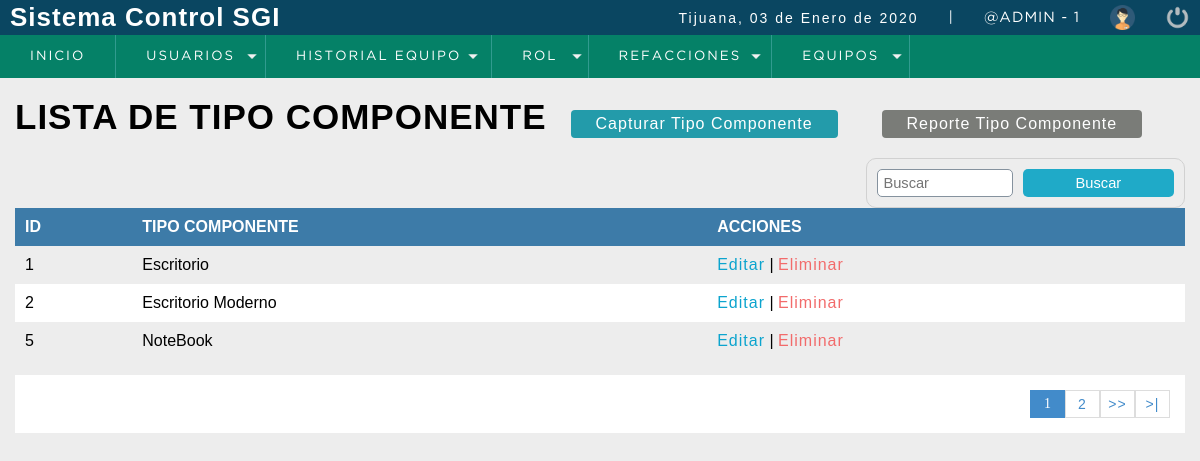
/sistema/listar_tipocomp.php (signed in), run on the app's committed database.
### tables this page shows
CREATE TABLE t_Tipo_Componente
(
  id_tipo_componente INTEGER UNSIGNED PRIMARY KEY AUTO_INCREMENT,
  descripcion VARCHAR(45) NOT NULL
);

### conexion.php (called while the page is built, shortened)
<?php
  class Conexion
  {
    private static $host = 'localhost';
    private static $user = 'servicios';
    private static $password = 'pcnay2003';
    private static $db_name = 'ordenservicios';
    private static $db_charset = 'uft8';
    public $conexion;
    public $query;
    public $rows = array();
    public function db_open()
    {
      $this->conexion = new mysqli(self::$host,
      self::$user,
      self::$password,
      self::$db_name);
      $this->conexion->set_charset(self::$db_charset);
    }
    public function get_query()
    {
      $result = $this->conexion->query($this->query);
      while ($this->rows[] = $result->fetch_assoc() );
      array_pop($this->rows);
      $datos2 = array();
      if (!empty($this->rows))
      {
        foreach ($this->rows as $nombreCampo => $contenidoCampo)
        {
          array_push($datos2,$contenidoCampo);
        }
      }
      return $datos2;
    }
  }
?>

### sistema/listar_tipocomp.php (the view, shortened to what this page needs)
<?php
  include "../conexion.php"
?>
<!DOCTYPE html>
<html lang="en">
<head>
	<?php include "include/scripts.php"; ?>
</head>
<body>
	<?php include "include/header.php" ?>
	<section id="container">
		<h1>LISTA DE TIPO COMPONENTE</h1>
    <a href="registro_tipocomp.php" class="btn_new">Capturar Tipo Componente</a>
    <a href="reporte_tipocomp.php" target="_blank" class="btn_reporte">Reporte Tipo Componente</a>
    <form action="buscar_tipocomp.php" method="get" class="form_search">
      <input type="text" name ="busqueda" id = "busqueda" placeholder = "Buscar" >
      <input type="submit" value="Buscar" class = "btn_search">
    </form>
    <table>
      <tr>
        <th>ID</th>
        <th>TIPO COMPONENTE</th>
        <th>ACCIONES</th>
      </tr>
      <?php
        $conectar = new Conexion();
        $conectar->query = "SELECT COUNT(*) AS total_registro FROM t_Tipo_Componente";
        $datos = $conectar->get_query();
        $total_registro = $datos[0]['total_registro'];
        $por_pagina = 3;
        if (empty ($_GET['pagina']))
        {
          $pagina = 1;
        }
        else
        {
          $pagina = $_GET['pagina'];
        }
        $desde = ($pagina-1)*$por_pagina;
        $total_paginas = ceil($total_registro/$por_pagina);
          $consulta = new Conexion();
          $consulta->query = "SELECT id_tipo_componente,descripcion FROM t_Tipo_Componente ORDER BY descripcion ASC LIMIT $desde,$por_pagina";
          $datos2 = $consulta->get_query();
          for ($n=0;$n<count($datos2);$n++)
          {
       ?>
            <tr>
              <td><?php echo $datos2[$n]['id_tipo_componente']; ?></td>
              <td><?php echo $datos2[$n]['descripcion']; ?></td>
              <td>
                <a class="link_edit" href="editar_tipocomp.php?id=<?php echo $datos2[$n]['id_tipo_componente']; ?>">Editar</a>
                |
                <a class="link_delete" href="eliminar_tipocomp.php?id=<?php echo $datos2[$n]['id_tipo_componente']; ?>">Eliminar</a>
              </td>
            </tr>
      <?php
          }
      ?>
    </table>
    <div class="paginador">
      <ul>
        <?php
          for ($i=1;$i<=$total_paginas;$i++)
          {
            if ($i == $pagina)
            {
              echo '<li class="pageSelected">'.$i.'</li>';
            }
            else
            {
              echo '<li><a href="?pagina='.$i.'">'.$i.'</a></li>';
            }
          }
          if ($pagina != $total_paginas)
          {
        ?>
        <li><a href="?pagina=<?php echo $pagina+1; ?>">>></a></li>
        <li><a href="?pagina=<?php echo $total_paginas; ?>">>|</a></li>
    <?php }?>
      </ul>
    </div>
	</section>
</body>
</html>

### sistema/css/style.css (style rules this page uses)
* { margin: 0; padding: 0; box-sizing: border-box; }
body { background: #ededed; }
h1, h2, h3, h4, h5, h6 { font-family: 'arial'; font-weight: bold; letter-spacing: 1px; }
h1 { font-size: 26px; }
a { text-decoration: none; font-family: arial; letter-spacing: 1px; }
#container { padding: 90px 15px 15px; }
form { background:#FFF; margin:auto; padding:20px 50px; border:1px solid #d1d1d1; }
input, select { display:block; width:100%; font-size:11pt; padding:5px; border:1px solid #85929e; border-radius:5px; }
#container h1 { font-size:35px; display:inline-block; }
.btn_new { display:inline-block; background:#239baa; color:#FFF; padding:5px 25px; border-radius:4px; margin:20px; }
.btn_reporte { display:inline-block; background:#7a7c78; color:#FFF; padding:5px 25px; border-radius:4px; margin:20px; }
table { border-collapse:collapse; font-size:12pt; font-family:'Arial'; width:100%; }
table th { text-align:left; padding:10px; background:#3d7ba8; color:#FFF; }
table tr:nth-child(odd) { background:#FFF; }
table td { padding:10px; }
.link_edit { color:#0ca4ce; }
.link_delete { color:#f26b6b; }
.paginador ul { padding:15px; list-style:none; background:#fff; margin-top:15px; display: -webkit-flex; display: -moz-flex; display: -ms-flex; display: -o-flex; display: flex; justify-content:flex-end; }
.paginador a, .pageSelected { color:#428bca; border:1px solid #ddd; padding:5px; display:inline-block; font-size:14px; text-align:center; width:35px; }
.pageSelected { color:#FFF; background:#428bca; border:1px solid #428bca; }
.form_search { display: -webkit-flex; display: -moz-flex; display: -ms-flex; display: -o-flex; display: flex; float:right; background:initial; padding:10px; border-radius:10px; }
.form_search .btn_search { background:#1faac8; color:#fff; padding:0 20px; border:0; cursor:pointer; margin-left:10px; }

### data on the page
t_tipo_componente: id_tipo_componente "1", descripcion "Escritorio"
t_tipo_componente: id_tipo_componente "2", descripcion "Escritorio Moderno"
t_tipo_componente: id_tipo_componente "5", descripcion "NoteBook"

### other printed values
fechaC() "03 de Enero de 2020"
$_SESSION['usuario'] "@ADMIN"
$_SESSION['id_rol'] "1"
